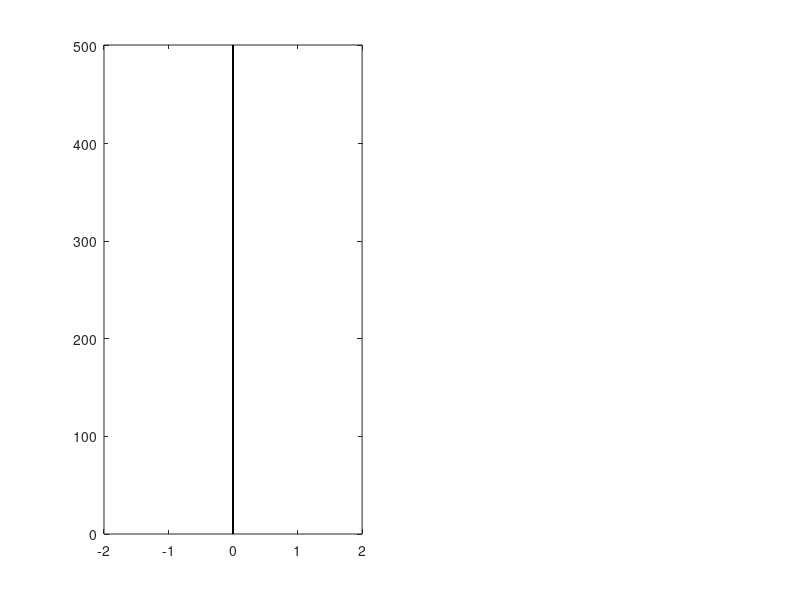

Write MATLAB code to recreate this figure. (Note: this script raises an error after producing the figure.)
%%%%%%%%%%%%%%%%%%%%%%%%%%%%%%%
% Стартовая программа для демонстрации случайных %
% блужданий %
%%%%%%%%%%%%%%%%%%%%%%%%%%%%%%%
n =500; % Число частиц
dh =.02; % Параметр случайного распределения
% Задание вектор-столбцов координат точек
y =1:n;
y=y'; x =zeros(size(y));
subplot(1,2,1);
h=plot(x,y,'k.'); % Вывод начального положения точек
axis([-2 2 0 n+1 ]); % Задание осей
% Определение режима перерисовки и размера точек
set(h,'EraseMode','background','MarkerSize',3);
pause(1); % Пауза для вывода графика на экран
i=0; % Начальное значение
subplot(1,2,2);
h1 = line;
h2 = line;
set(h1,'LineStyle','.');
set(h2,'LineStyle','.');
h3 = line;
h4 = line;
set(h3,'Color','r');
set(h4,'Color','r');
set(h3,'YData',[0],'XData',[0]);
set(h4,'YData',[0],'XData',[0]);
g1=0;
g2=0;

while i < 1000 % neБесконечный цикл
i=i+1;
x=x+dh*(2*rand(n,1)-1); % Случайные смещения x-координаты каждой точки
% Смена координат точек на рисунке
set(h,'XData',x,'YData',y,'Color','k');
a=0;
c=0;
for b=1:n;
  a=a+x(b);
  c=c+x(b)*x(b);
end;
a=a/n;
c=c/n;
g1(i)=a;
g2(i)=c;

set(h1,'XData',(1:i),'YData',g1);
set(h2,'XData',(1:i),'YData',g2);

pause(0.01);
end;
%%%%%%%%%%%%%%%%%%%%%%%%%%%%%%%%%%%%%%%%
xx=(1:i);
od=ones(size(g2));
s(1,1) = od*(od');
s(2,1) = od*(xx');
s(1,2) = s(2,1);
s(2,2) = xx*(xx');
p = [od*(g2'); xx*(g2')];
a = s \ p;

set(h3,'YData',[a(1) a(1)+(i)*a(2)],'XData', [0 i]);

xx=(1:i);
od=ones(size(g1));
s(1,1) = od*(od');
s(2,1) = od*(xx');
s(1,2) = s(2,1);
s(2,2) = xx*(xx');
p = [od*(g1'); xx*(g1')];
a = s \ p;

set(h4,'YData',[a(1) a(1)+(i)*a(2)],'XData', [0 i]);
